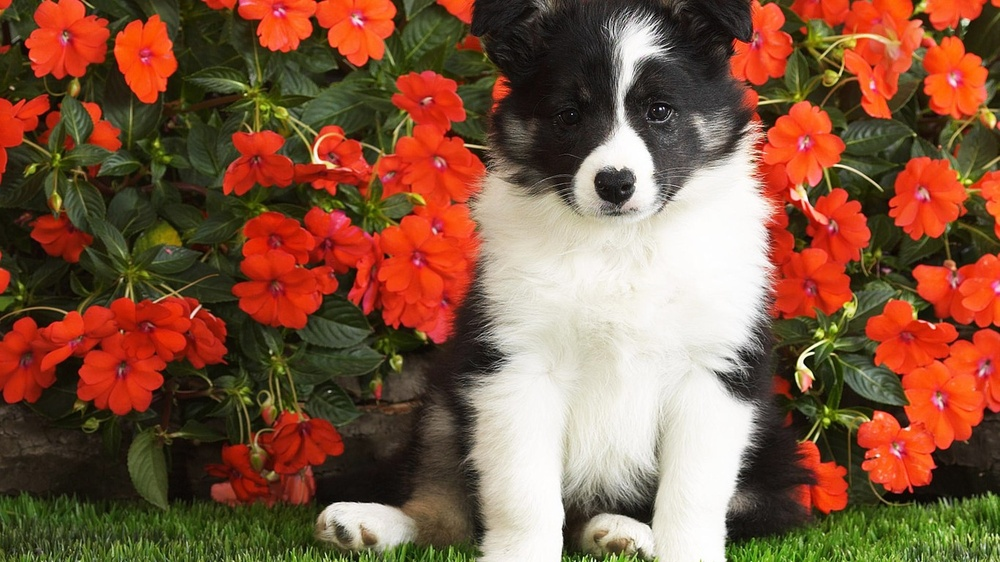
#> input picture resources/dog1.jpg, 1000 x 562 px, shrunk from 1366 x 768 before the run, found by its file name
$ python 22TemplateMatch.py
#> lines starting #> are read from the running program, lines starting #| are printed output that depends on the picture; after the words box and inside, x2 and y2 are one past the last pixel; in counts of white or black regions, pixels touching at a corner belong together
import cv2
import numpy as np

img = cv2.imread(r".\resources\dog1.jpg", cv2.IMREAD_COLOR)
#> img is the input picture: shape (562, 1000, 3); mean B, G, R 65.3, 89, 130.4
template = cv2.imread(r".\resources\dog1Face.png", cv2.IMREAD_COLOR)
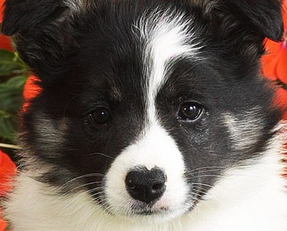
#> input picture resources/dog1Face.png, 287 x 231 px, shrunk from 392 x 316 before the run, found by its file name
#> template is the input picture: shape (231, 287, 3); mean B, G, R 90.3, 97.8, 109.1
h, w = template.shape[:2]  # rows->h, cols->w
#> h = 231; w = 287

# 在图片上进行模板匹配。匹配过程类似Valid模式的卷积，即将模板作为核在图片上进行滑动，使用不同方法计算滑动窗口下原图与模板的相似度，具体计算方法有多种：
# TM_SQDIFF方法，原图与模板每个像素的平方差之和，返回的值越小匹配程度越好；
# TM_CCORR方法，原图与模板每个像素的乘积之和，返回值越大表明匹配程度越好；
# TM_CCOEFF方法，原图与模板之间的相关系数，返回值在-1,1之间，越大则该区域越相似
# 三种方法都有对应的归一化方法，即将结果归一化至[0,1]区间
# 由于类似Valid模式的卷积，因此图片大小为(W,H)，模板大小为(w,h)，返回的矩阵大小为(W-w+1, H-h+1)
res = cv2.matchTemplate(img, template, cv2.TM_CCOEFF)
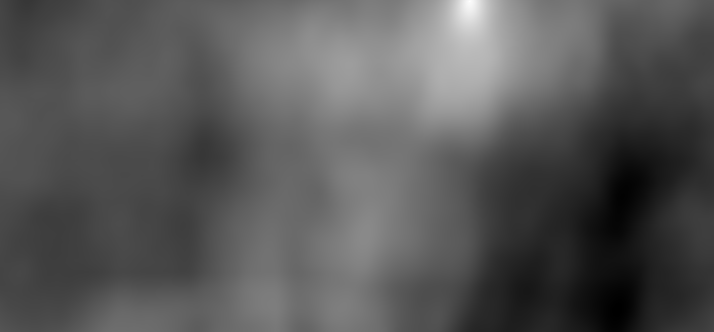
#> res: shape (332, 714) float32; min -588980928, max 1.34e+09, mean 72931208; drawn with min black and max white

# 通过minMaxLoc寻找匹配结果矩阵中最大值和最小值，以及其对应的位置
min_val, max_val, min_loc, max_loc = cv2.minMaxLoc(res)
#> min_val = -588980928; max_val = 1.34e+09; min_loc = (617, 311); max_loc = (469, 1)
# 结果矩阵的最大值位置在对应原图的左上角
left_top = max_loc
#> left_top = (469, 1)
right_bottom = (left_top[0] + w, left_top[1] + h)
#> right_bottom = (756, 232)
cv2.rectangle(img, left_top, right_bottom, color=(0, 255, 255), thickness=2)
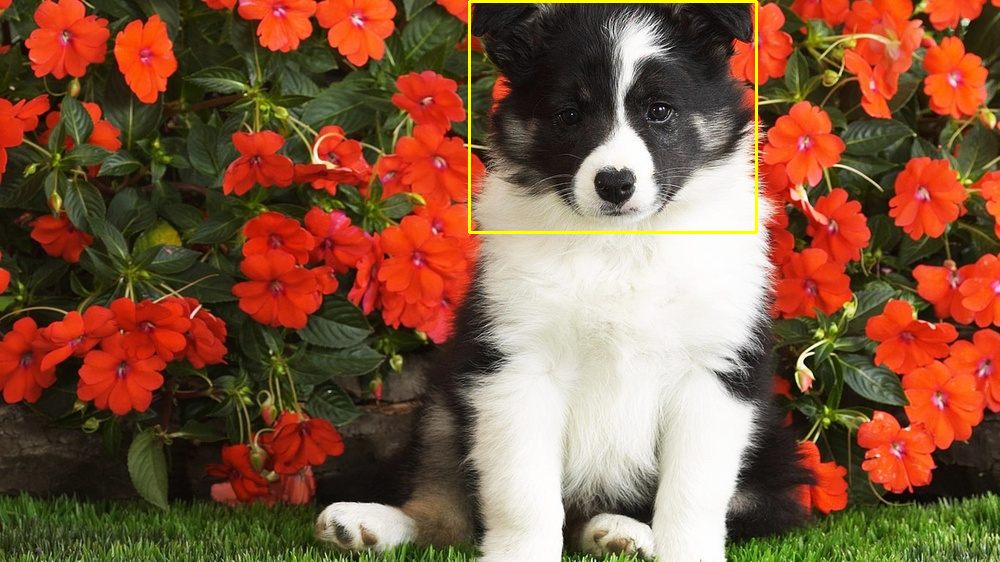
#> img: shape (562, 1000, 3); 0.55% of pixels changed, all inside (x1, y1, x2, y2) = (468, 0, 758, 234)

tempImg = np.zeros(img.shape, np.uint8)
tempImg[:template.shape[0], :template.shape[1], :] = template
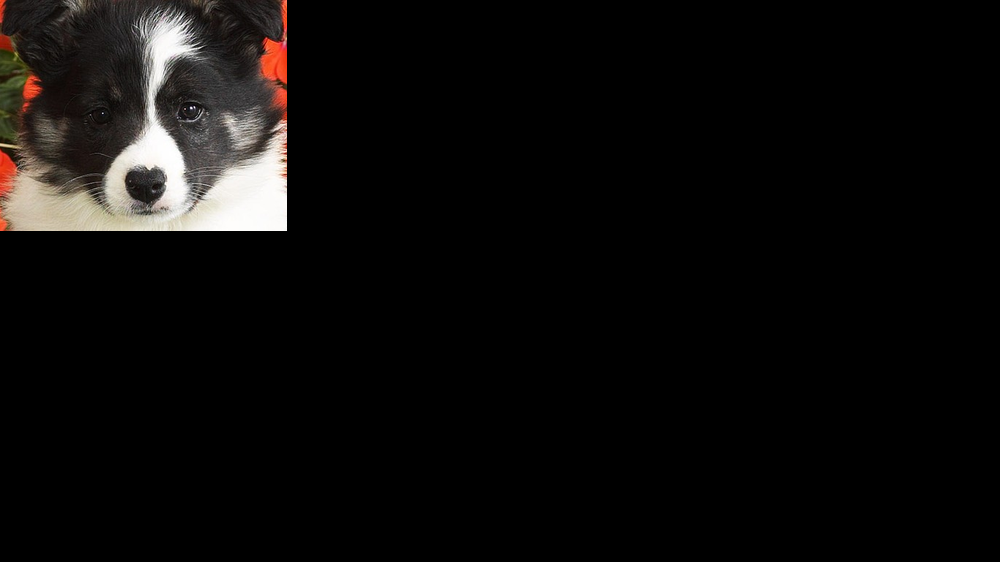
#> tempImg: shape (562, 1000, 3); mean B, G, R 10.7, 11.5, 12.9
cv2.imshow('Image Template Match', cv2.hconcat((img, tempImg)))
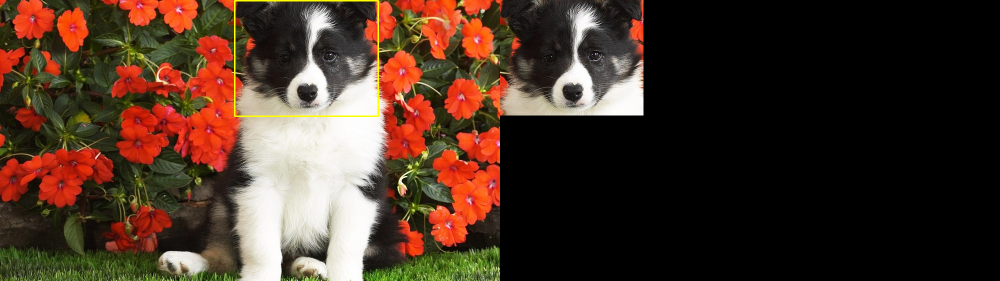
#> window 'Image Template Match': shape (562, 2000, 3) (shown at 1/2 size); mean B, G, R 37.7, 50.6, 71.9


cv2.waitKey(0)
cv2.destroyAllWindows()
